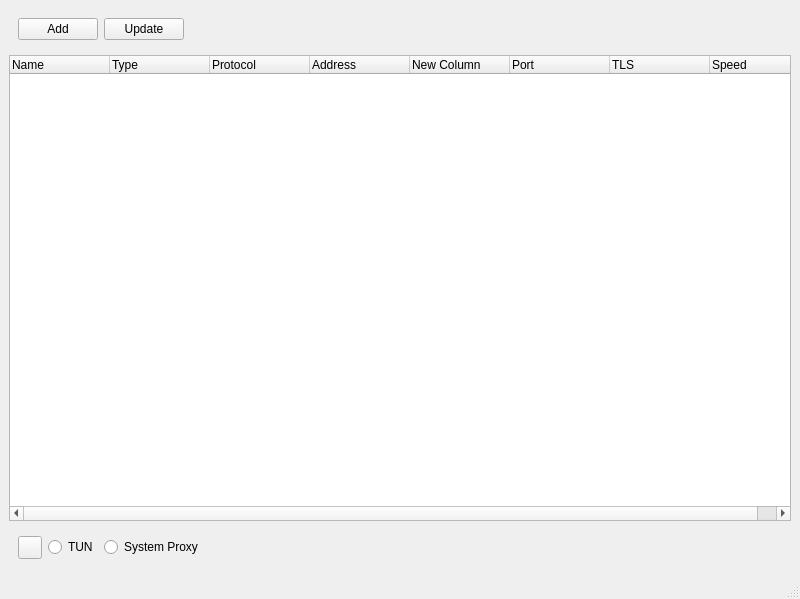
<?xml version="1.0" encoding="UTF-8"?>
<ui version="4.0">
 <class>MainWindow</class>
 <widget class="QMainWindow" name="MainWindow">
  <property name="geometry">
   <rect>
    <x>0</x>
    <y>0</y>
    <width>800</width>
    <height>599</height>
   </rect>
  </property>
  <property name="minimumSize">
   <size>
    <width>716</width>
    <height>0</height>
   </size>
  </property>
  <property name="maximumSize">
   <size>
    <width>800</width>
    <height>600</height>
   </size>
  </property>
  <property name="windowTitle">
   <string>MainWindow</string>
  </property>
  <widget class="QWidget" name="centralwidget">
   <layout class="QVBoxLayout" name="verticalLayout">
    <item>
     <widget class="QWidget" name="widget" native="true">
      <property name="styleSheet">
       <string notr="true"/>
      </property>
      <layout class="QHBoxLayout" name="horizontalLayout">
       <item>
        <widget class="QPushButton" name="btnAddSubscription">
         <property name="styleSheet">
          <string notr="true"/>
         </property>
         <property name="text">
          <string>Add</string>
         </property>
        </widget>
       </item>
       <item>
        <widget class="QPushButton" name="btnUpdate">
         <property name="text">
          <string>Update</string>
         </property>
        </widget>
       </item>
       <item>
        <spacer name="horizontalSpacer">
         <property name="orientation">
          <enum>Qt::Orientation::Horizontal</enum>
         </property>
         <property name="sizeHint" stdset="0">
          <size>
           <width>40</width>
           <height>20</height>
          </size>
         </property>
        </spacer>
       </item>
      </layout>
     </widget>
    </item>
    <item>
     <widget class="QTreeWidget" name="treeWidget">
      <column>
       <property name="text">
        <string>Name</string>
       </property>
      </column>
      <column>
       <property name="text">
        <string>Type</string>
       </property>
      </column>
      <column>
       <property name="text">
        <string>Protocol</string>
       </property>
      </column>
      <column>
       <property name="text">
        <string>Address</string>
       </property>
      </column>
      <column>
       <property name="text">
        <string>New Column</string>
       </property>
      </column>
      <column>
       <property name="text">
        <string>Port</string>
       </property>
      </column>
      <column>
       <property name="text">
        <string>TLS</string>
       </property>
      </column>
      <column>
       <property name="text">
        <string>Speed</string>
       </property>
      </column>
     </widget>
    </item>
    <item>
     <widget class="QWidget" name="widget_2" native="true">
      <layout class="QHBoxLayout" name="horizontalLayout_2">
       <item>
        <widget class="QToolButton" name="btnStart">
         <property name="text">
          <string/>
         </property>
        </widget>
       </item>
       <item>
        <widget class="QRadioButton" name="rdbtnTun">
         <property name="text">
          <string>TUN</string>
         </property>
        </widget>
       </item>
       <item>
        <widget class="QRadioButton" name="rdbtnSysProxy">
         <property name="text">
          <string>System Proxy</string>
         </property>
        </widget>
       </item>
       <item>
        <spacer name="horizontalSpacer_2">
         <property name="orientation">
          <enum>Qt::Orientation::Horizontal</enum>
         </property>
         <property name="sizeHint" stdset="0">
          <size>
           <width>40</width>
           <height>20</height>
          </size>
         </property>
        </spacer>
       </item>
      </layout>
     </widget>
    </item>
   </layout>
  </widget>
  <widget class="QStatusBar" name="statusbar"/>
 </widget>
 <resources/>
 <connections/>
</ui>
